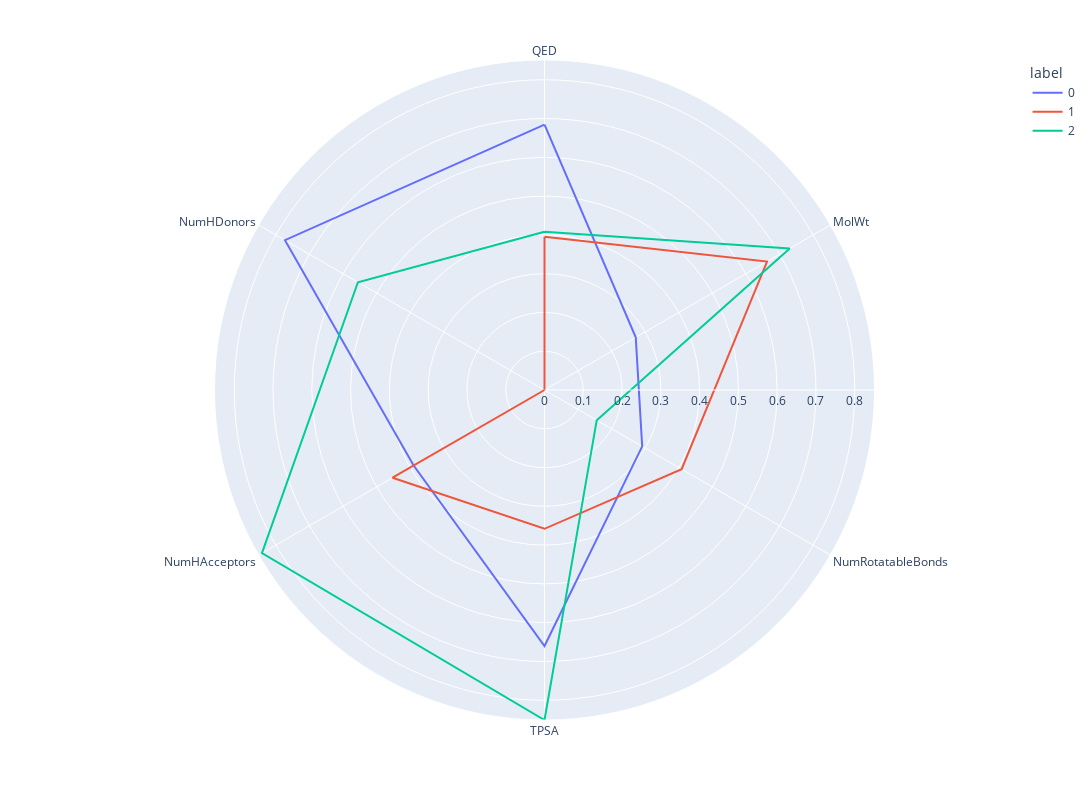

Here is the notebook cell this chart was saved with:
### Code cell
kmeans = KMeans(
        n_clusters=3, init="k-means++",
        n_init=10,
        tol=1e-04, random_state=42
    )
kmeans.fit(X)
clusters=pd.DataFrame(X,columns=TAU.drop("Color",axis=1).columns)
clusters['label']=kmeans.labels_
polar=clusters.groupby("label").mean().reset_index()
polar=pd.melt(polar,id_vars=["label"])
fig4 = px.line_polar(polar, r="value", theta="variable", color="label", line_close=True,height=800,width=1400)
fig4.show()

### Figure 1 — Plotly figure (JSON) as saved in the notebook; plotly's stock layout.template omitted (floating-point values rounded to 4 significant figures)
{"data": [{"hovertemplate": "label=0<br>value=%{r}<br>variable=%{theta}<extra></extra>", "legendgroup": "0", "line": {"color": "#636efa", "dash": "solid"}, "marker": {"symbol": "circle"}, "mode": "lines", "name": "0", "r": [0.6842, 0.2717, 0.2909, 0.6601, 0.3896, 0.7727, 0.6842], "showlegend": true, "subplot": "polar", "theta": ["QED", "MolWt", "NumRotatableBonds", "TPSA", "NumHAcceptors", "NumHDonors", "QED"], "type": "scatterpolar"}, {"hovertemplate": "label=1<br>value=%{r}<br>variable=%{theta}<extra></extra>", "legendgroup": "1", "line": {"color": "#EF553B", "dash": "solid"}, "marker": {"symbol": "circle"}, "mode": "lines", "name": "1", "r": [0.3951, 0.6627, 0.4083, 0.3579, 0.4524, 0, 0.3951], "showlegend": true, "subplot": "polar", "theta": ["QED", "MolWt", "NumRotatableBonds", "TPSA", "NumHAcceptors", "NumHDonors", "QED"], "type": "scatterpolar"}, {"hovertemplate": "label=2<br>value=%{r}<br>variable=%{theta}<extra></extra>", "legendgroup": "2", "line": {"color": "#00cc96", "dash": "solid"}, "marker": {"symbol": "circle"}, "mode": "lines", "name": "2", "r": [0.4081, 0.7302, 0.1556, 0.8509, 0.8413, 0.5556, 0.4081], "showlegend": true, "subplot": "polar", "theta": ["QED", "MolWt", "NumRotatableBonds", "TPSA", "NumHAcceptors", "NumHDonors", "QED"], "type": "scatterpolar"}], "layout": {"height": 800, "legend": {"title": {"text": "label"}, "tracegroupgap": 0}, "margin": {"t": 60}, "polar": {"angularaxis": {"direction": "clockwise", "rotation": 90}, "domain": {"x": [0, 1], "y": [0, 1]}}, "width": 1400}}
